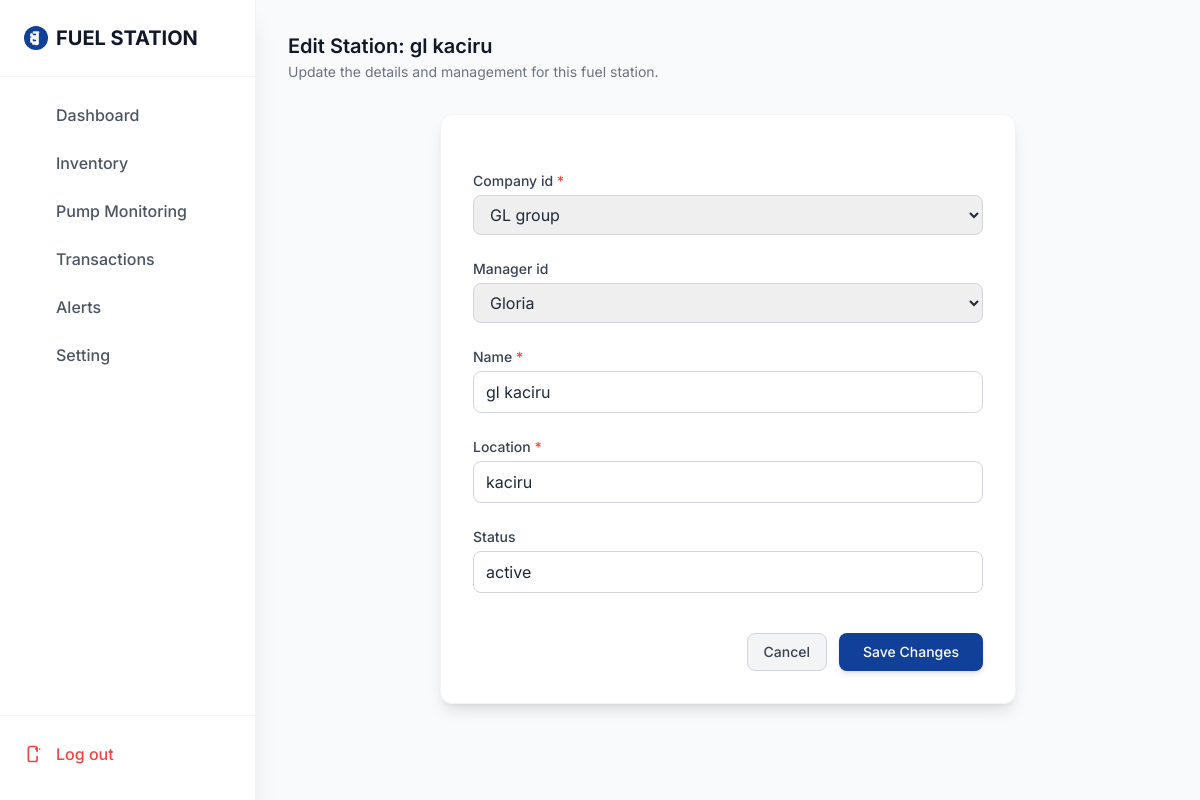
The page /stations/1/update/ (signed in) on the database its author committed.
### service/models.py (models this page shows, shortened)
class Station(models.Model):
    station_id = models.AutoField(primary_key=True)
    company_id= models.ForeignKey(Company, on_delete=models.CASCADE, related_name='stations')
    manager_id = models.ForeignKey(User, on_delete=models.SET_NULL, null=True, blank=True, related_name='managed_stations')
    name = models.CharField(max_length=100)
    location = models.CharField(max_length=255)
    created_at = models.DateTimeField(auto_now_add=True)
    status = models.CharField(max_length=20, blank=True, null=True)

### service/views.py (the view, shortened to what this page needs)
# urls.py: path('stations/<int:station_id>/update/', views.StationUpdateView.as_view(), name='station_update'),
class StationUpdateView(UpdateView):
    model = Station
    template_name = "stations/form.html"
    fields = ["company_id", "manager_id", "name", "location", "status"]
    success_url = reverse_lazy('station_list')
    pk_url_kwarg = 'station_id'

### service/models.py (called while the page is built)
    def __str__(self):
        return self.username

    def __str__(self):
        return self.name

### templates/stations/form.html (shortened to what this page needs)
{% extends 'base.html' %}
{% load static %}
{% block page_title %}
    {% if form.instance.pk %}Edit Station: {{ form.instance.name }}{% else %}Create New Station{% endif %}
{% endblock %}
{% block page_description %}
    {% if form.instance.pk %}Update the details and management for this fuel station.{% else %}Fill in the details for the new station.{% endif %}
{% endblock %}
{% block content %}
<div class="max-w-xl mx-auto bg-white p-8 rounded-xl shadow-lg border border-gray-100">
    <form method="post" class="space-y-6">
        {% for field in form %}
            <div>
                <label for="{{ field.id_for_label }}" class="block text-sm font-medium text-gray-700">
                    {{ field.label }}
                    {% if field.field.required %}
                        <span class="text-red-500">*</span>
                    {% endif %}
                </label>
                <div class="mt-1">
                    {{ field }}
                </div>
            </div>
        {% endfor %}
        <div class="flex justify-end space-x-3 pt-4">
            <a href="{% url 'station_list' %}" class="px-4 py-2 text-sm font-medium text-gray-700 bg-gray-100 border border-gray-300 rounded-lg hover:bg-gray-200 transition-colors">
                Cancel
            </a>
            <button type="submit" class="px-6 py-2 text-sm font-medium text-white bg-brand-blue rounded-lg shadow-md hover:bg-brand-blue/90 transition-colors">
                {% if form.instance.pk %}Save Changes{% else %}Create Station{% endif %}
            </button>
        </div>
    </form>
</div>
{% endblock %}

### rows shown on the page
Station: instance.name "gl kaciru", form "GL group" "Gloria" "gl kaciru" "kaciru" "active"

### other values the page prints
{{ field.label }} "Company id" "Manager id" "Name" "Location" "Status"
